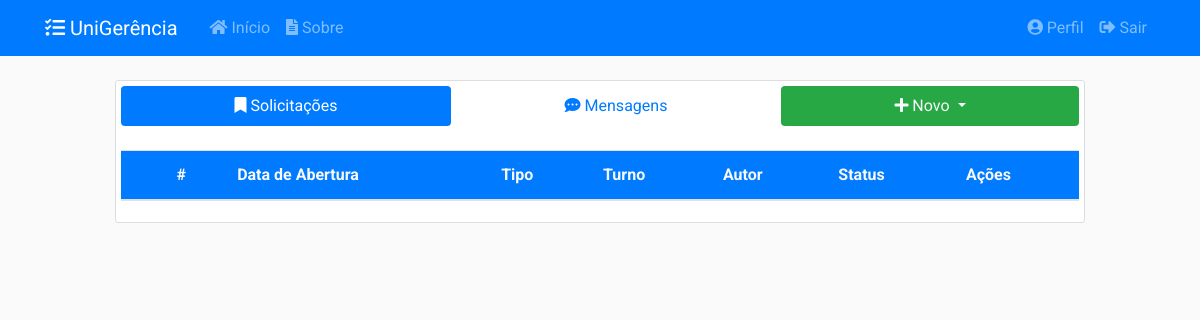
Page / (signed in) on the earlier database version.
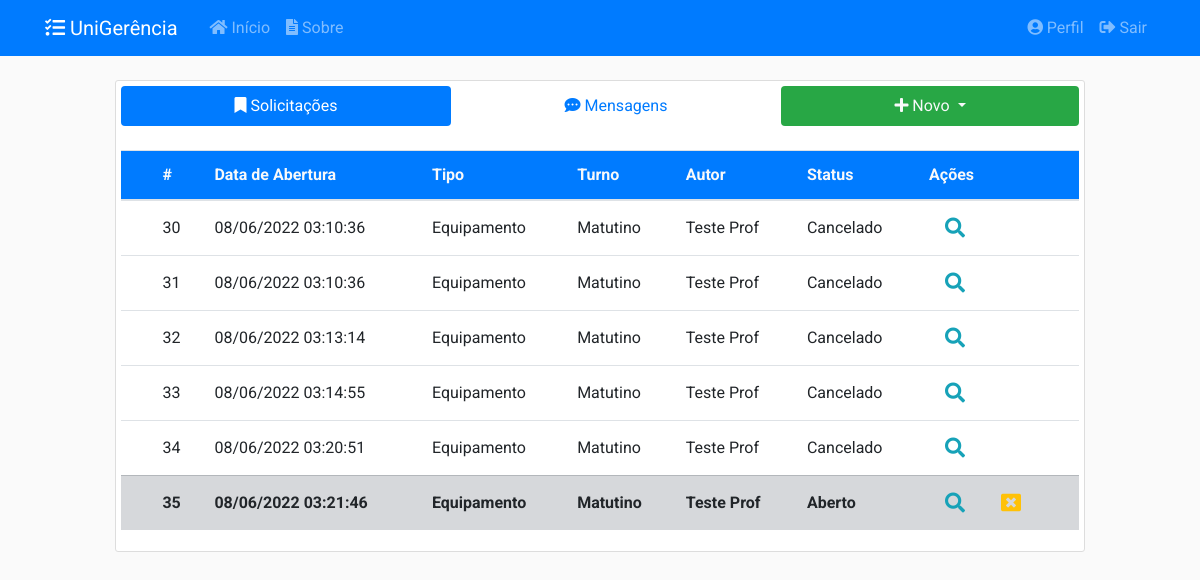
Same page on the later database version.
### app/models/solicitacoes.py (models this page shows, shortened)
class Solicitacao(db.Model):
    __tablename__ = 'solicitacoes'
    __table_args__ = {'extend_existing': True}
    id = db.Column(db.Integer, primary_key=True)
    status = db.Column(db.Enum(Status), default=Status.ABERTO.name)
    data_abertura = db.Column(db.DateTime, nullable=False,
                              default=datetime.now().astimezone(fuso_horario))
    data_inicio_pref = db.Column(db.Date, nullable=False)
    data_fim_pref = db.Column(db.Date, nullable=False)
    data_retirada = db.Column(db.DateTime, nullable=True)
    data_devolucao = db.Column(db.DateTime, nullable=True)
    data_cancelamento = db.Column(db.DateTime, nullable=True)
    data_finalizacao = db.Column(db.DateTime, nullable=True)
    quantidade = db.Column(db.Integer, nullable=False, default=0)
    descricao = db.Column(db.String(20), nullable=False)
    tipo = db.Column(db.String(20), nullable=False)
    ativo = db.Column(db.Boolean, nullable=False, default=True)
    usuario_id = db.Column(db.Integer, db.ForeignKey('usuarios.id'),
                           nullable=False)
    turno_id = db.Column(db.Integer, db.ForeignKey('turnos.id'),
                           nullable=False)
    turno = db.relationship('Turno', back_populates='solicitacoes')
    __mapper_args__ = {
        'polymorphic_identity': 'SOLICITACAO',
        'polymorphic_on': tipo
    }
    def recuperar_tudo():
        return Solicitacao.query.filter_by(ativo=True).all()
    def tempo_restante(self):
        if(self.data_devolucao and self.status.name == 'EMUSO'):
            agora = datetime.now().astimezone(fuso_horario)
            tempo_restante = int(datetime.timestamp(self.data_devolucao) -
                                  datetime.timestamp(agora))
            if tempo_restante <= 0:
                return None
            minutos, segundos = divmod(tempo_restante, 60)
            horas, minutos = divmod(minutos, 60)
            return "%02d:%02d:%02d" % (horas, minutos, segundos)
        else:
            return None
    def verificar_pendente(self):
        if self.status.name == 'PENDENTE':
            return True
        else:
            return False

class SolicitacaoEquipamento(Solicitacao):
    __tablename__ = 'solicitacoes_equipamentos'
    id = db.Column(db.Integer, db.ForeignKey('solicitacoes.id'), primary_key=True)
    tipo_eqp_id = db.Column(db.Integer, db.ForeignKey('tipos_equipamento.id'),
                           nullable=True)
    equipamentos = db.relationship('Equipamento', secondary=solicitacao_e,
                                   back_populates='solicitacoes')
    tipo_eqp = db.relationship('TipoEquipamento', back_populates='solicitacoes')
    __mapper_args__ = {
        'polymorphic_identity': 'EQUIPAMENTO'
    }

class Solicitacao(db.Model):
    __tablename__ = 'solicitacoes'
    __table_args__ = {'extend_existing': True}
    id = db.Column(db.Integer, primary_key=True)
    status = db.Column(db.Enum(Status), default=Status.ABERTO.name)
    data_abertura = db.Column(db.DateTime, nullable=False,
                              default=datetime.now().astimezone(fuso_horario))
    data_inicio_pref = db.Column(db.Date, nullable=False)
    data_fim_pref = db.Column(db.Date, nullable=False)
    data_retirada = db.Column(db.DateTime, nullable=True)
    data_devolucao = db.Column(db.DateTime, nullable=True)
    data_cancelamento = db.Column(db.DateTime, nullable=True)
    data_finalizacao = db.Column(db.DateTime, nullable=True)
    quantidade = db.Column(db.Integer, nullable=False, default=0)
    descricao = db.Column(db.String(20), nullable=False)
    tipo = db.Column(db.String(20), nullable=False)
    ativo = db.Column(db.Boolean, nullable=False, default=True)
    usuario_id = db.Column(db.Integer, db.ForeignKey('usuarios.id'),
                           nullable=False)
    turno_id = db.Column(db.Integer, db.ForeignKey('turnos.id'),
                           nullable=False)
    turno = db.relationship('Turno', back_populates='solicitacoes')
    __mapper_args__ = {
        'polymorphic_identity': 'SOLICITACAO',
        'polymorphic_on': tipo
    }
    def recuperar_tudo():
        return Solicitacao.query.filter_by(ativo=True).all()
    def tempo_restante(self):
        if(self.data_devolucao and self.status.name == 'EMUSO'):
            agora = datetime.now().astimezone(fuso_horario)
            tempo_restante = int(datetime.timestamp(self.data_devolucao) -
                                  datetime.timestamp(agora))
            if tempo_restante <= 0:
                return None
            minutos, segundos = divmod(tempo_restante, 60)
            horas, minutos = divmod(minutos, 60)
            return "%02d:%02d:%02d" % (horas, minutos, segundos)
        else:
            return None
    def verificar_pendente(self):
        if self.status.name == 'PENDENTE':
            return True
        else:
            return False

class Turno(db.Model):
    __tablename__ = 'turnos'
    __table_args__ = {'extend_existing': True}
    id = db.Column(db.Integer, primary_key=True)
    name = db.Column(db.String(20), unique=True, nullable=False)
    hora_inicio = db.Column(db.Time, nullable=False)
    hora_fim = db.Column(db.Time, nullable=False)
    ativo = db.Column(db.Boolean, nullable=False, default=True)
    solicitacoes = db.relationship('Solicitacao', back_populates='turno')
    def __repr__(self):
        return f"{self.name} ({self.hora_inicio} ~ {self.hora_fim})"

### app/models/usuarios.py (models this page shows, shortened)
class Usuario(db.Model, UserMixin):
    __tablename__ = 'usuarios'
    __table_args__ = {'extend_existing': True}
    id = db.Column(db.Integer, primary_key=True)
    nome = db.Column(db.String(100), nullable=False)
    identificacao = db.Column(db.String(20), unique=True, nullable=False)
    email = db.Column(db.String(100), unique=True, nullable=False)
    senha = db.Column(db.String(60), nullable=False)
    data_cadastro = db.Column(db.DateTime, nullable=False,
                              default=datetime.now().astimezone(fuso_horario))
    data_atualizacao = db.Column(db.DateTime, nullable=True)
    tipo = db.Column(db.Enum(TipoUsuario), nullable=False)
    ativo = db.Column(db.Boolean, nullable=False, default=True)
    imagem_perfil = db.Column(db.String(20), nullable=False,
                              default='default.jpg')
    posts = db.relationship('Post', backref='autor',
                            foreign_keys='Post.usuario_id', lazy=True)
    recipiente = db.relationship('Post', backref='destinatario',
                                 foreign_keys='Post.destinatario_id', lazy=True)
    solicitacoes = db.relationship('Solicitacao', backref='autor', lazy=True)
    relatorios = db.relationship('Relatorio', backref='autor', lazy=True)
    def recuperar_tudo():
        return Usuario.query.filter_by(ativo=True).all()

### app/controllers/principal.py (the view)
@principal.route("/", methods=['GET', 'POST'])
@login_required
def inicio():
    tab = request.args.get('tab', 1, type=int)
    solicitacoes = Solicitacao.recuperar_tudo()
    posts = Post.recuperar_tudo()
    equipamentos = Equipamento.recuperar_tudo()
    salas = Sala.recuperar_tudo()
    usuarios = Usuario.recuperar_tudo()
    lista_tempo = []
    for solicitacao in solicitacoes:
        tempo_restante = solicitacao.tempo_restante()
        lista_tempo.append(tempo_restante)
        if solicitacao.verificar_pendente():
            if solicitacao.verificar_autor(current_user):
                if not Usuario.verificar_admin(current_user):
                    flash('Você possui uma solicitação atrasada.', 'warning')
    form = EntregaSolicitacaoForm()
    return render_template('principal/inicio.html', tab=tab, form=form,
                           posts=posts, equipamentos=equipamentos, salas=salas,
                           usuarios=usuarios, solicitacoes=solicitacoes,
                           tempo_restante=lista_tempo)

### app/models/equipamentos.py (called while the page is built)
    def recuperar_tudo():
        return Equipamento.query.filter_by(ativo=True).all()

### app/models/posts.py (called while the page is built)
    def recuperar_tudo():
        return Post.query.filter_by(ativo=True).all()

### app/models/salas.py (called while the page is built)
    def recuperar_tudo():
        return Sala.query.filter_by(ativo=True).all()

### app/models/usuarios.py (called while the page is built)
@login_manager.user_loader
def load_user(user_id):
    return Usuario.query.get(int(user_id))

### app/templates/principal/inicio.html (shortened to what this page needs)
{% extends "layout.html" %}
{% block inicio %}
<div class="content-section">
  <nav class="pb-4 align-middle">
    <div class="nav nav-pills nav-justified flex-column flex-md-row align-middle" id="pills-tab" role="tablist">
      <a class="nav-item nav-link {% if tab == 1 %}active{% endif %}" id="pills-1-tab" data-toggle="pill" href="#pills-1" role="tab"><i class="fas fa-bookmark"></i>&nbsp;Solicitações</a>
      <a class="nav-item nav-link {% if tab == 2 %}active{% endif %}" id="pills-2-tab" data-toggle="pill" href="#pills-2" role="tab"><i class="fas fa-comment-dots"></i>&nbsp;Mensagens</a>
      <div class="nav-item dropdown">
        <a class="nav-link dropdown-toggle bg-success text-light" href="#" id="navbarDropdown" role="button" data-toggle="dropdown">
          <i class="fas fa-plus"></i>&nbsp;Novo
        </a>
      </div>
    </div>
  </nav>
  <div class="tab-content flex-md-row" id="nav-tabContent">
    <div class="tab-pane fade {% if tab == 1 %}show active{% endif %}" id="pills-1" role="tabpanel">
      {% include 'principal/tabela/solicitacoes.html' %}
    </div>
  </div>
</div>
{% endblock inicio %}

### app/templates/principal/tabela/solicitacoes.html (shortened to what this page needs)
<table id="table-solicitacoes" class="table stripe order-column dt-responsive nowrap table-hover" style="width:100%">
    <thead>
    <tr class="bg-primary text-light">
        <th class="align-middle"></th>
        <th class="align-middle">#</th>
        <th class="align-middle">Data de Abertura</th>
        <th class="align-middle">Tipo</th>
        <th class="align-middle">Turno</th>
        <th class="align-middle">Autor</th>
        <th class="align-middle">Status</th>
        <th class="align-middle">Ações</th>
    </tr>
    </thead>
    <tbody>
    {% for solicitacao in solicitacoes %}
    {% if current_user == solicitacao.autor or current_user.tipo.name == 'ADMIN' %}
        {% if solicitacao.status.name == 'ABERTO' %}
            <tr class="table-secondary font-weight-bold">
        {% elif solicitacao.status.name == 'PENDENTE' %}
            <tr class="table-danger font-weight-bold">
        {% elif solicitacao.status.name == 'SOLICITADO' %}
            <tr class="table-warning font-weight-bold">
        {% elif solicitacao.status.name == 'CONFIRMADO' %}
            <tr class="table-success font-weight-bold">
        {% elif solicitacao.status.name == 'EMUSO' %}
            <tr class="table-info font-weight-bold">
        {% elif solicitacao.status.name == 'CANCELADO' or solicitacao.status.name == 'FECHADO' %}
            <tr class="">
        {% else %}
            <tr>
        {% endif %}
            <td class="align-middle"></td>
            <td class="align-middle">{{ solicitacao.id }}</td>
            <td class="align-middle">{{ solicitacao.data_abertura.strftime('%d/%m/%Y %H:%M:%S') }}</td>
            {% if solicitacao.tipo == 'EQUIPAMENTO' %}
                <td class="align-middle">Equipamento</td>
            {% elif solicitacao.tipo == 'SALA'%}
                <td class="align-middle">Sala</td>
            {% endif %}
            <td class="align-middle">{{ solicitacao.turno.name }}</td>
            <td class="align-middle">{{ solicitacao.autor.nome }}</td>
            <td class="align-middle">{{ solicitacao.status.value }}</td>
            <td class="align-middle">
                <a class="btn-lg btn-outline-info" href="#" data-toggle="modal" data-target="#visualizarSolicitacao{{ solicitacao.id }}"><i class="fas fa-search"></i></a>
                {% if current_user == solicitacao.autor or current_user.tipo.name == 'ADMIN' %}
                    {% if solicitacao.status.name == 'ABERTO' or solicitacao.status.name == 'SOLICITADO' or solicitacao.status.name == 'CONFIRMADO' %}
                        <a class="btn-lg btn-outline-warning" href="#" data-toggle="modal" data-target="#cancelarSolicitacao{{ solicitacao.id }}"><i class="fas fa-window-close"></i></a>
                    {% endif %}
                {% endif %}
            </td>
        </tr>
    {% endif %}
    {% endfor %}
    </tbody>
</table>

Differences in the rows shown:
added SolicitacaoEquipamento: id "30", data_abertura "08/06/2022 03:10:36", turno.name "Matutino", autor.nome "Teste Prof", status.value "Cancelado"
added SolicitacaoEquipamento: id "31", data_abertura "08/06/2022 03:10:36", turno.name "Matutino", autor.nome "Teste Prof", status.value "Cancelado"
added SolicitacaoEquipamento: id "32", data_abertura "08/06/2022 03:13:14", turno.name "Matutino", autor.nome "Teste Prof", status.value "Cancelado"
added SolicitacaoEquipamento: id "33", data_abertura "08/06/2022 03:14:55", turno.name "Matutino", autor.nome "Teste Prof", status.value "Cancelado"
added SolicitacaoEquipamento: id "34", data_abertura "08/06/2022 03:20:51", turno.name "Matutino", autor.nome "Teste Prof", status.value "Cancelado"
added SolicitacaoEquipamento: id "35", data_abertura "08/06/2022 03:21:46", turno.name "Matutino", autor.nome "Teste Prof", status.value "Aberto"
